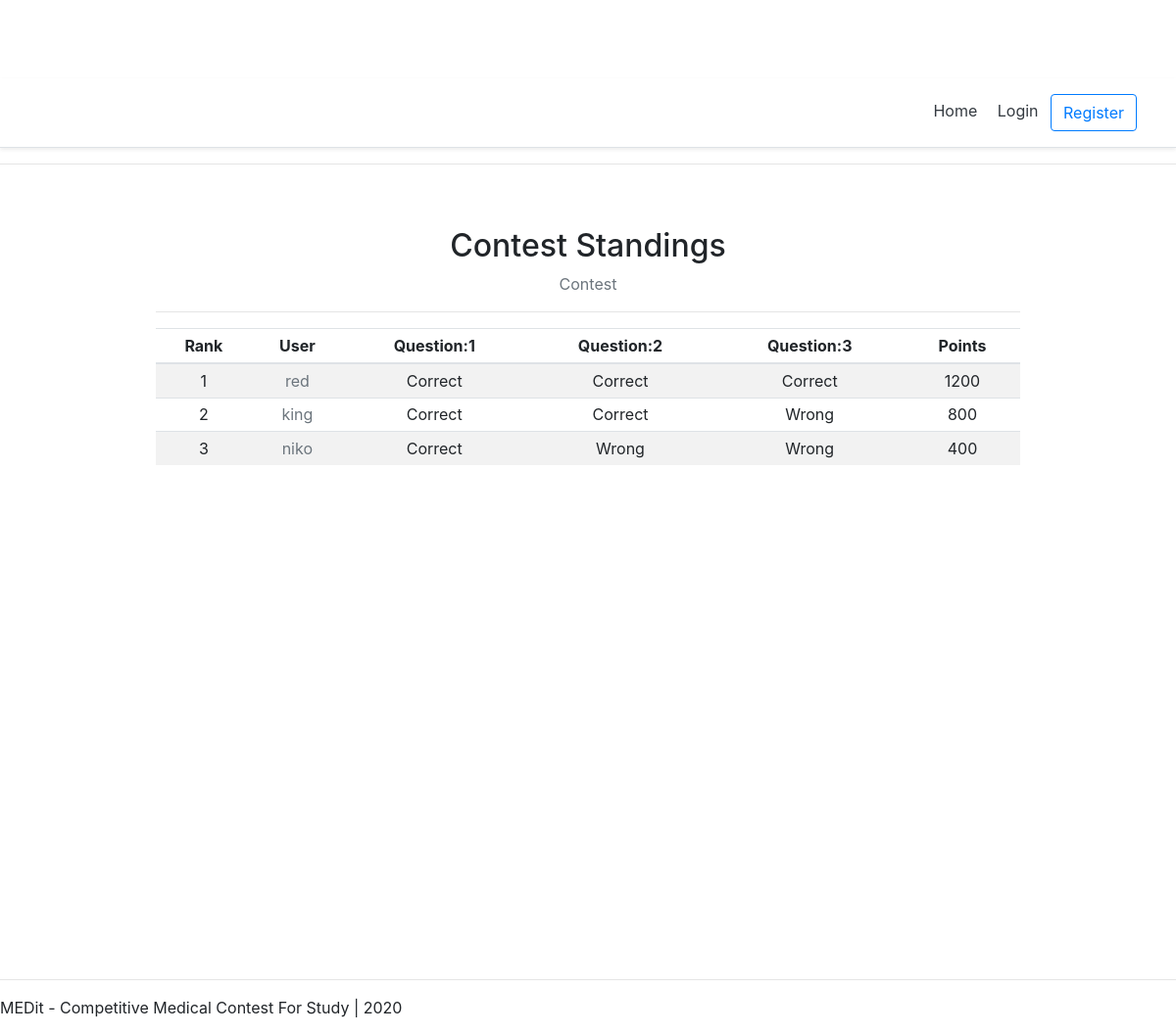
/1/standings/, run on the app's committed database.
### account/models.py (models this page shows, shortened)
class Account(AbstractBaseUser):
    email=models.EmailField(verbose_name="email",max_length=60,unique=True)
    username=models.CharField(max_length=30,unique=True)
    date_joined=models.DateTimeField(verbose_name='date joined',auto_now_add=True)
    score=models.IntegerField(default=0)
    color=models.CharField(max_length=30,default="grey")
    affiliation=models.CharField(max_length=100,default="")
    friends=models.ManyToManyField('Account',blank=True,null=True)
    last_login=models.DateTimeField(verbose_name='last login',auto_now=True)
    is_admin=models.BooleanField(default=False)
    is_active=models.BooleanField(default=True)
    is_staff=models.BooleanField(default=False)
    is_superuser=models.BooleanField(default=False)
    USERNAME_FIELD='email'
    REQUIRED_FIELDS=['username',]
    objects=MyAccountManager()

### contest/views.py (the view)
# urls.py: path('<int:contest_id>/standings/',standings_view,name='standings'),
def standings_view(request,contest_id):
    context={}
    contest=Contest.objects.get(pk=contest_id)
    problems=[val for val in contest.problems.all()]
    submitted_accounts=[val for val in contest.submitted_accounts.all()]
    n=len(problems)
    standings0=[[0 for i in range(n+2)] for j in range(len(submitted_accounts))]
    accounts=[0 for i in range(len(submitted_accounts))]
    y=0
    for account in submitted_accounts:
        x=0
        standings0[y][n+1]=account
        for problem in problems:
            solved_accounts=[val for val in problem.solved_accounts.all()]
            if account in solved_accounts:
                standings0[y][x]="Correct"
                standings0[y][n]+=problem.problem_score
            else:
                standings0[y][x]="Wrong"
            x+=1
        y+=1
    standings1=sorted(standings0,key=lambda x:(x[n]),reverse=True)
    standings=[[0 for i in range(n+1)] for j in range(len(submitted_accounts))]
    m=len(submitted_accounts)
    for i in range(m):
        accounts[i]=standings1[i][n+1]
    for i in range(m):
        for j in range(n+1):
            standings[i][j]=standings1[i][j]
    ast=dict(zip(accounts,standings))
    context["standings"]=standings
    empty=[0 for i in range(n)]
    context["empty"]=empty
    context["contest"]=contest
    context["ast"]=ast
    return render(request,'contest/standings.html',context)

### contest/templates/contest/standings.html (shortened to what this page needs)
{% extends 'contest/base.html' %}
{% load static %}
{% block content %}
<main role="main" class="container">
    <div class="starter-template">
        <h2>Contest Standings</h2>
        <a class="text-muted" href="{% url 'problems' contest.id %}">Contest</a>
        <hr>
        <div class="table-responsive">
        <table class="table table-striped table-sm">
            <thead>
            <tr>
                <th>Rank</th>
                <th>User</th>
                {% for emp in empty %}
                <th>Question:{{forloop.counter}}</th>
                {% endfor %}
                <th>Points</th>
            </tr>
            </thead>
            <tbody>
                {% for account,standing  in ast.items %}
                <tr>
                    <td>{{forloop.counter}}</td>
                    <td><a class="text-muted" href="{% url 'other_profile' account.id %}"><div class="account.color">{{account.username}}</div></a></td>
                    {% for st in standing %}
                    <td>{{st}}</td>
                    {% endfor %}
                </tr>
                {% endfor %}
            </tbody>
        </table>
        </div>
    </div>
</main>
{% endblock content %}

### contest/templates/contest/base.html (style rules this page uses)
@media (min-width: 768px) { html { font-size: 16px; } }
.container { max-width: 960px; }

### contest/templates/contest/standings.html (style rules this page uses)
body { padding-top: 5rem; }
.starter-template { padding: 3rem 1.5rem; text-align: center; }

### data on the page
Account: username "red", standing "Correct" "Correct" "Correct" "1200"
Account: username "king", standing "Correct" "Correct" "Wrong" "800"
Account: username "niko", standing "Correct" "Wrong" "Wrong" "400"
